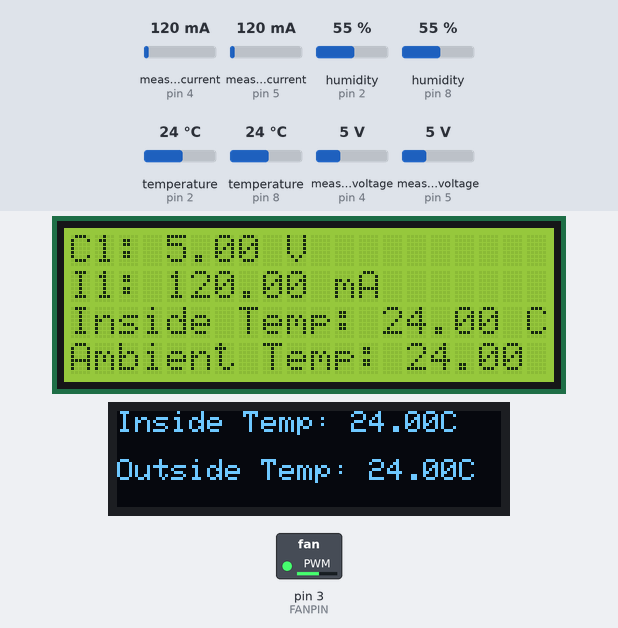
This sketch was run on a simulated Arduino Uno, built with avr-gcc and run on an emulated ATmega328P. Shown: 20×4 character LCD, 128×32 one-colour display, switched loads named in the sketch (green lamp = pin HIGH). The test bench sets the inputs (shaded band); at power-on: temperature (sensors on pin 2, pin 8) 24 °C, measured current (sensors on pin 4, pin 5) 120 mA, humidity (sensors on pin 2, pin 8) 55 %, measured voltage (sensors on pin 4, pin 5) 5 V. The display library's start-up logo is not drawn; what the sketch prints to the serial monitor is not drawn.

Above: at 5.3 s.
5.4 s: temperature (sensor on pin 2) set to 33 °C
At 7.5 s:
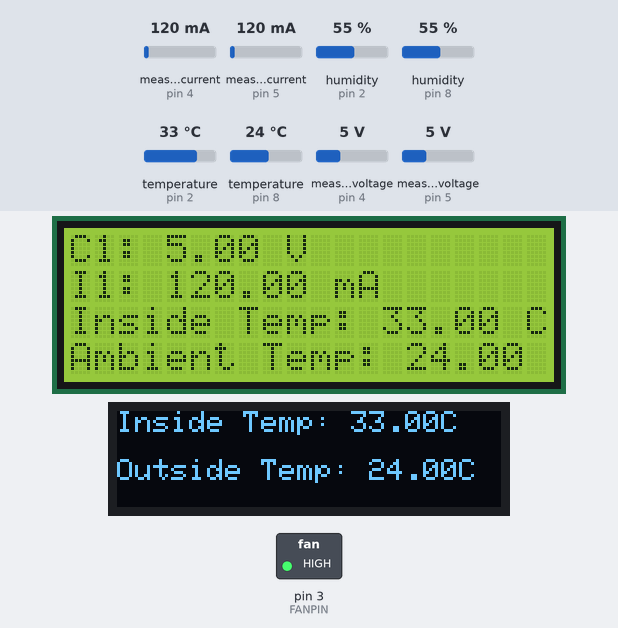
7.8 s: temperature (sensor on pin 2) set to 12 °C
At 10.0 s:
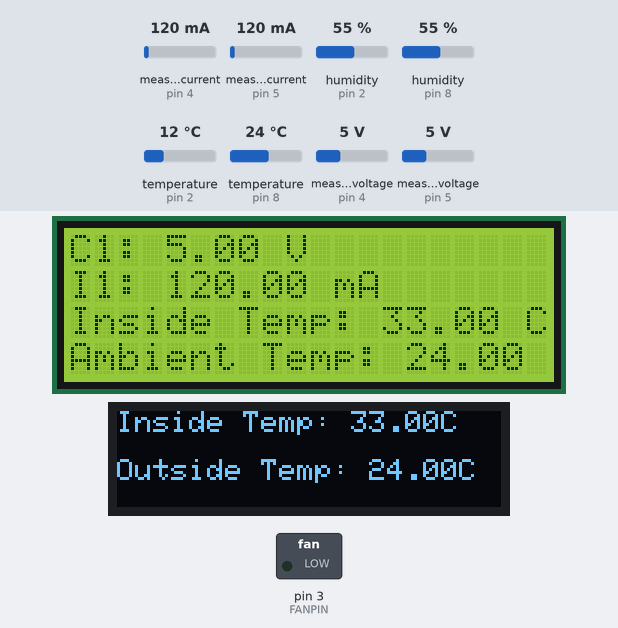
12.1 s: measured current (sensor on pin 4) set to 40 mA
At 13.3 s:
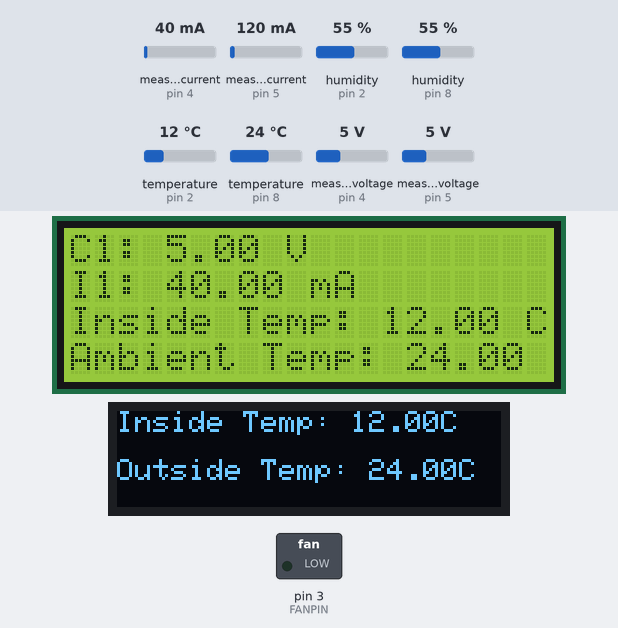
14.2 s: temperature (sensor on pin 8) set to 12 °C
At 16.1 s:
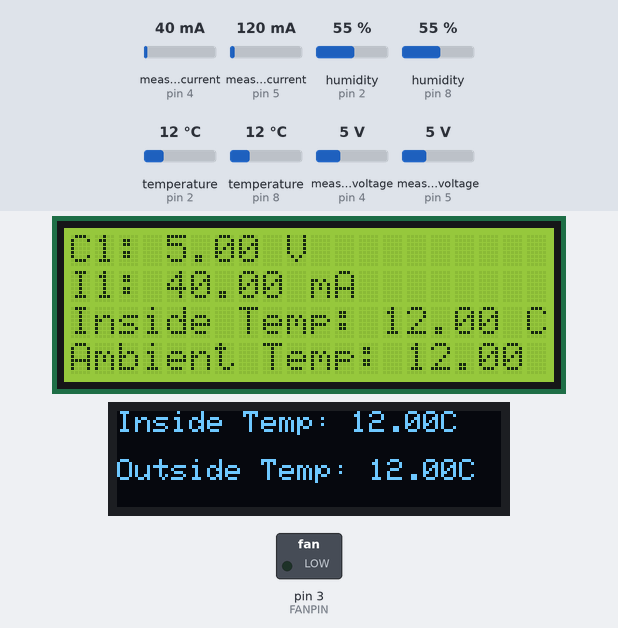
16.4 s: temperature (sensor on pin 2) set to 22 °C
At 20.4 s:
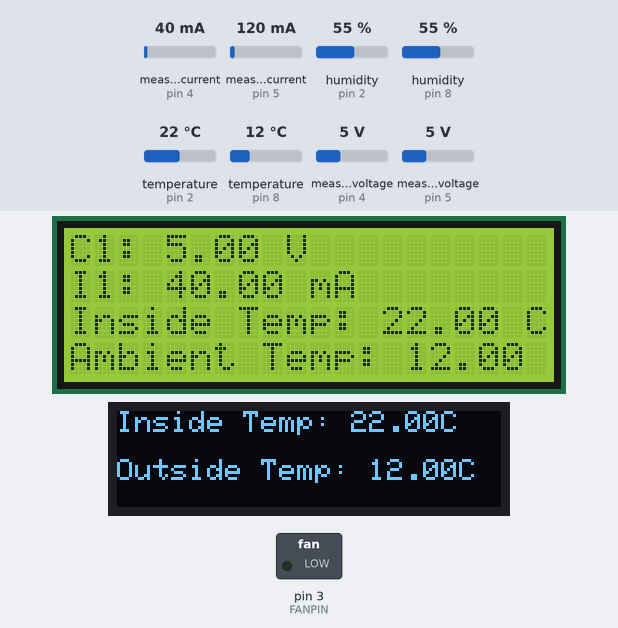
20.7 s: temperature (sensor on pin 2) set to 25 °C
At 24.3 s:
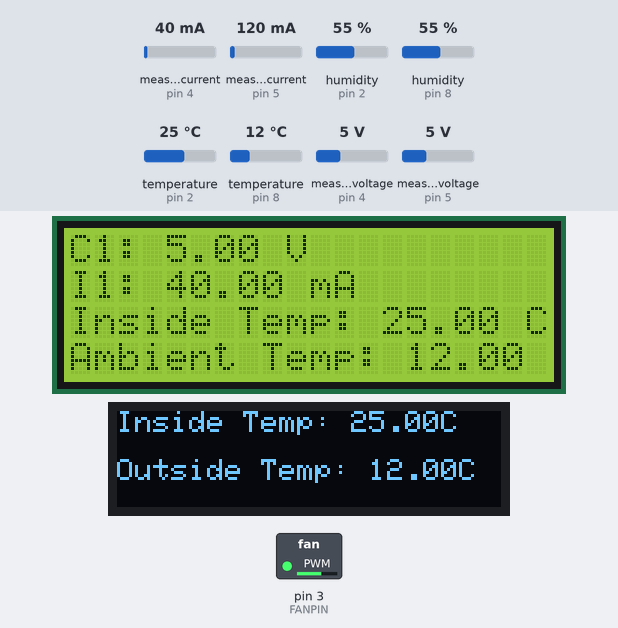
Timing chart, 0 to 25.8 s (numbered marks = the images above; inputs shaded):
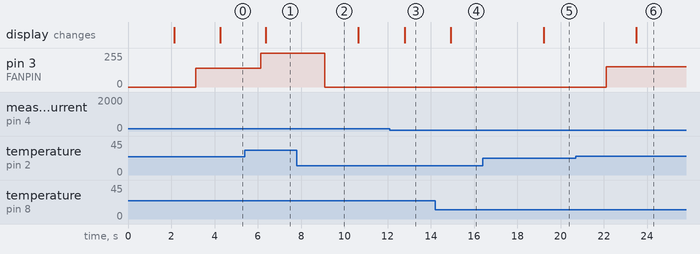

The sketch:

CodeMain.ino
```cpp
#include <Wire.h>
#include <Adafruit_INA219.h>
#include <LiquidCrystal_I2C.h>
#include <Adafruit_SSD1306.h>
#include <DHT.h>
#include <TimerOne.h> // Include the TimerOne library for timer-based interrupts

// DHT Configuration
#define DHTPIN1 2           // Pin connected to first DHT sensor (Inside)
#define DHTPIN2 8           // Pin connected to second DHT sensor (Outside)
#define DHTTYPE DHT11       // DHT11 sensor type
DHT dht1(DHTPIN1, DHTTYPE); // Inside DHT
DHT dht2(DHTPIN2, DHTTYPE); // Outside DHT

#define FANPIN 3            // PWM pin connected to the fan

// INA219 Configuration for 4 sensors
Adafruit_INA219 ina219_1(0x44);
Adafruit_INA219 ina219_2(0x45);
Adafruit_INA219 ina219_3(0x41);
Adafruit_INA219 ina219_4(0x40);

// LCD Configuration
LiquidCrystal_I2C lcd(0x27, 20, 4); // 20x4 LCD

// OLED Configuration
#define OLED_RESET -1
Adafruit_SSD1306 display(128, 32, &Wire, OLED_RESET);

// Global variables for temperature and fan duty cycle
volatile float insideTemp = 0;
volatile int fanDutyCycle = 0;

void setup() {
  // Initialize Serial Communication
  Serial.begin(115200);

  // Initialize DHT sensors
  dht1.begin();
  dht2.begin();

  // Initialize LCD
  lcd.init();
  lcd.backlight();

  // Initialize OLED
  if (!display.begin(SSD1306_SWITCHCAPVCC, 0x3C)) {
    Serial.println(F("OLED initialization failed"));
    while (1);
  }
  display.display();
  delay(2000);  // Pause for 2 seconds

  // Initialize INA219 sensors
  if (!ina219_1.begin() || !ina219_2.begin()) {
    Serial.println("Couldn't find INA219 sensors");
    while (1);
  }

  // Initialize FAN pin
  pinMode(FANPIN, OUTPUT);

  // Setup Timer Interrupt for fan control (every 1 second)
  Timer1.initialize(1000000); // 1,000,000 microseconds = 1 second
  Timer1.attachInterrupt(fanControlInterrupt); // Attach the fan control interrupt

  // Initial LCD message
  lcd.setCursor(0, 0);
  lcd.print("Current & Voltage");
  lcd.setCursor(0, 1);
  lcd.print("Monitoring...");
  delay(2000); // Wait for 2 seconds before starting to display data
}

void loop() {
  // Read DHT Temperature and Humidity (Outside)
  float temp2 = dht2.readTemperature();   // Outside Temp
  float humidity2 = dht2.readHumidity();  // Outside Humidity
  float insidetemp = dht1.readTemperature();   // Inside Temp


  // Handle DHT reading errors
  if (isnan(temp2) || isnan(humidity2)) {
    Serial.println("Error reading DHT2 sensor!");
    return;
  }

  // Read INA219 Sensor Data for each row
  float busVoltage1 = ina219_1.getBusVoltage_V();
  float current1 = ina219_1.getCurrent_mA();
  float busVoltage2 = ina219_2.getBusVoltage_V();
  float current2 = ina219_2.getCurrent_mA();
  // Output to Serial Monitor
  Serial.print("Raw Data: ");
  Serial.print(insideTemp); Serial.print("|");
  Serial.print(temp2); Serial.print("|");
  Serial.print(busVoltage1); Serial.print("|");
  Serial.print(current1); Serial.println("|");
  Serial.print(busVoltage2); Serial.print("|");
  Serial.print(current2); Serial.println("|");
  // Update LCD with current and voltage data
  lcd.clear();
  lcd.setCursor(0, 0);
  lcd.print("V1: ");
  lcd.print(busVoltage1, 2);  // Display Bus Voltage from INA219_1
  lcd.print(" V");

  lcd.setCursor(0, 1);
  lcd.print("I1: ");
  lcd.print(current1);  // Display Current from INA219_1
  lcd.print(" mA");

  lcd.setCursor(0, 2);
  lcd.print("Inside Temp: ");
  lcd.print(insideTemp);  // Display Current from INA219_1
  lcd.print(" C");

    lcd.setCursor(0, 3);
  lcd.print("Ambient Temp: ");
  lcd.print(temp2);  // Display Current from INA219_1
  lcd.print(" C");

  // Update OLED with temperature data
  display.clearDisplay();
  display.setCursor(0, 0);
  display.print("Inside Temp: ");
  display.print(insideTemp);  // Display Inside Temperature
  display.print("C");

  display.setCursor(0, 16);
  display.print("Outside Temp: ");
  display.print(temp2);  // Display Outside Temperature
  display.print("C");

  display.display(); // Refresh OLED

  delay(2000);  // Wait for 2 seconds before updating again
}

// Interrupt Service Routine (ISR) for Fan Control
void fanControlInterrupt() {
  insideTemp = dht1.readTemperature(); // Read Inside Temp

  // Check if reading is valid
  if (!isnan(insideTemp)) {
    // Adjust fan duty cycle based on temperature
    if (insideTemp > 23) {
      fanDutyCycle = map(insideTemp, 23, 33, 128, 255); // Scale from 30°C to 50°C
      fanDutyCycle = constrain(fanDutyCycle, 128, 255); // Clamp between 50% and 100%
    } else {
      fanDutyCycle = 0; // Turn off the fan
    }

    analogWrite(FANPIN, fanDutyCycle); // Set fan speed
  }
}
```

Measured:
- the behaviour switches between 23 and 24 °C on temperature (sensor on pin 2) (found by bisection; images 5 and 6)
- after the input at 5.4 s, pin 3 (FANPIN): 140/255 → 255/255 after 0.73 s; the display: changes after 0.97 s (image 1)
- after the input at 7.8 s, pin 3 (FANPIN): 255/255 → 0/255 after 1.3 s
- after the input at 12.1 s, the display: changes after 0.69 s (image 3)
- after the input at 14.2 s, the display: changes after 0.73 s (image 4)
- after the input at 16.4 s, the display: changes after 2.8 s (image 5)
- after the input at 20.7 s, pin 3 (FANPIN): 0/255 → 153/255 after 1.4 s; the display: changes after 2.8 s (image 6)
